Frame 1 (no input): blank canvas, image omitted
Frame 60 (the mouse pressed at the canvas centre just before this capture): blank canvas, image omitted
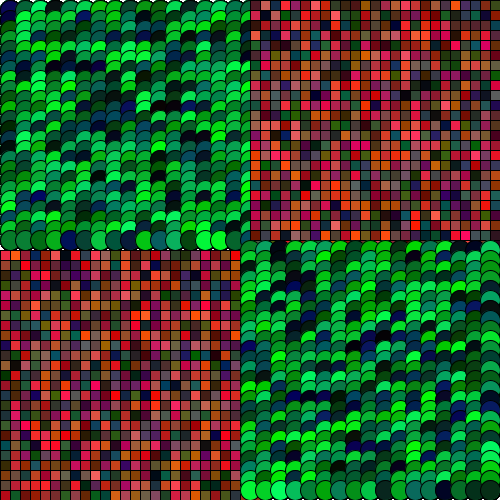
Frame 120 (the mouse held since frame 60 and released just before this capture)

The Processing sketch whose frames 1 and 60 were blank and that drew this single picture after the mouse press (run headless with seeded random() and noise(); from frame 60 on, the mouse is pressed at the canvas centre):

// Processing sketch: processing_20316
// ── processing_20316.pde

int s= 20;

void setup (){
  size (500,500);
  background (255);
 smooth (); 
}
  
  
void draw (){
  
  if (mousePressed){
    
for (int x = 10; x<width/2+10;x+=15){
  
  for (int y = 10; y<height/2;y+=10){
  fill (random(10),random(255),random(100));
ellipse (x, y, s, s); 
}
}

for (int a = width/2; a<width;a+=10){
  
  for (int b = 0; b<height/2;b+=10){
  fill (random(255),random(100),random(100));
  rect (a,b,s,s);    
  }
}
  for (int c = 0; c<width/2;c+=10){
  
  for (int d = 250; d<height;d+=10){
  fill (random(255),random(100),random(100));
  rect (c,d,s,s);    
  }
  
}
for (int e = width/2; e<width;e+=15){
  
  for (int f = height/2; f<height;f+=10){
  fill (random(10),random(255),random(100));
ellipse (e, f, s, s); 
}
}

}
}                                           
